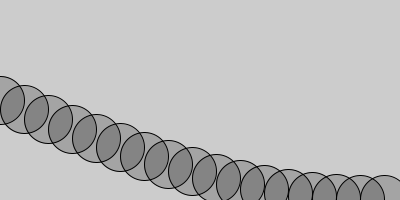
Frame 1 (no input)
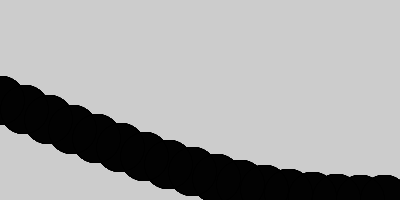
Frame 60 (the mouse pressed at the canvas centre just before this capture)
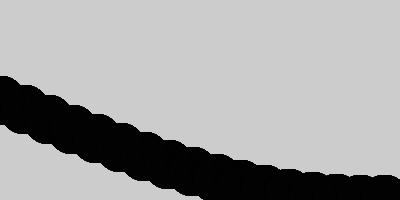
Frame 120 (the mouse held since frame 60 and released just before this capture)

The Processing sketch that drew these frames (run headless with seeded random() and noise(); from frame 60 on, the mouse is pressed at the canvas centre):

// Processing sketch: exercise3_9
// ── exercise3_9.pde
float startAngle = 0;
float angleVel = 0.1;

void setup()
{
  size(400,200);
}

void draw()
{
  float angle = startAngle;

  for( int x = 0; x <= width; x+= 24)
  {
    float y = map( sin(angle), -1, 1, 0, height);
    stroke(0);
    fill(0,50);
    ellipse(x,y,48,48);
    angle += angleVel;
  }
}
